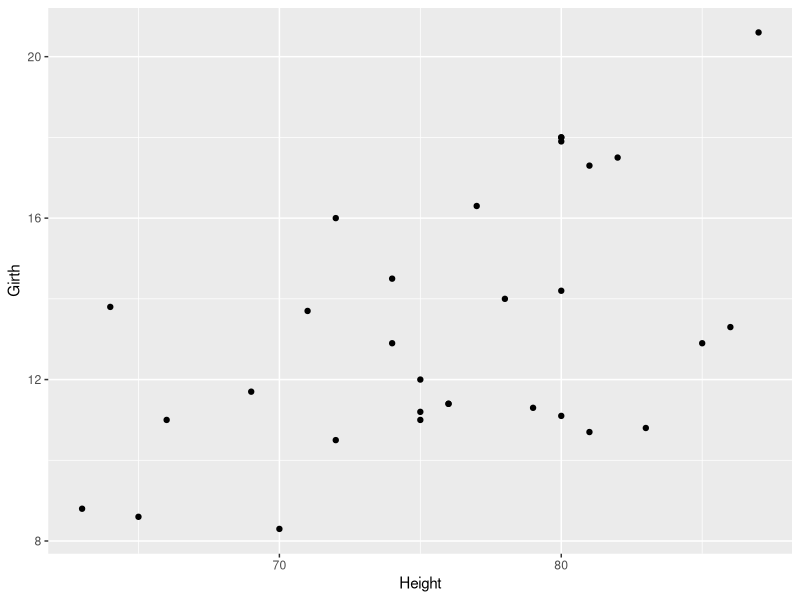
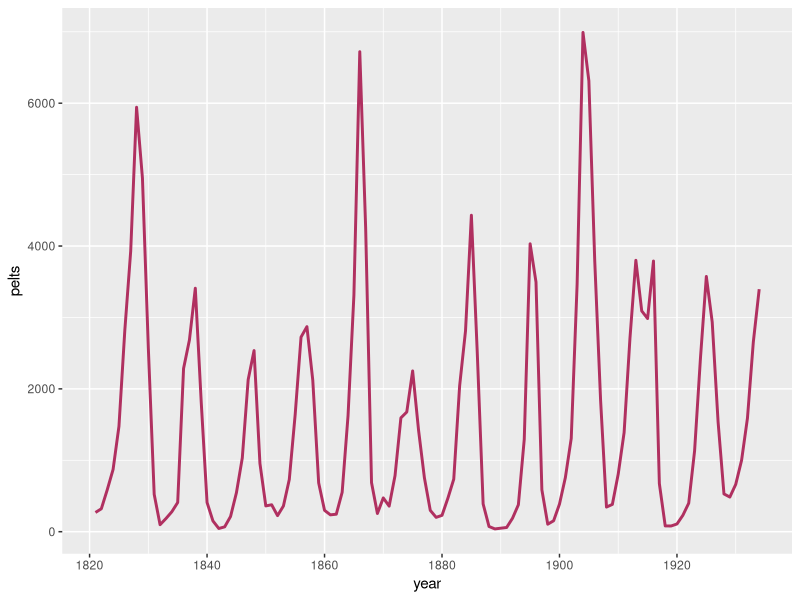

Reproduce these figures in R, in order.
## ---- chunk 1
library(tidyverse)
## ---- chunk 2
data(trees)
?trees

ggplot(data=trees)+
  geom_point(mapping=aes(x=Height,y=Girth))
## ---- chunk 3
data(lynx)
?lynx

#creating a vector for years 1821-1934
year <- c(1821:1934)
year

#inspecting the class of the lynx data set
class(lynx)
# the class is "time series"

#converting ts to vector
pelts <- as.vector(lynx)
pelts

lynxDF <- data.frame(year,pelts)
lynxDF

ggplot(data=lynxDF)+
  geom_line(mapping=aes(x=year,y=pelts),color="Maroon",size=1)
